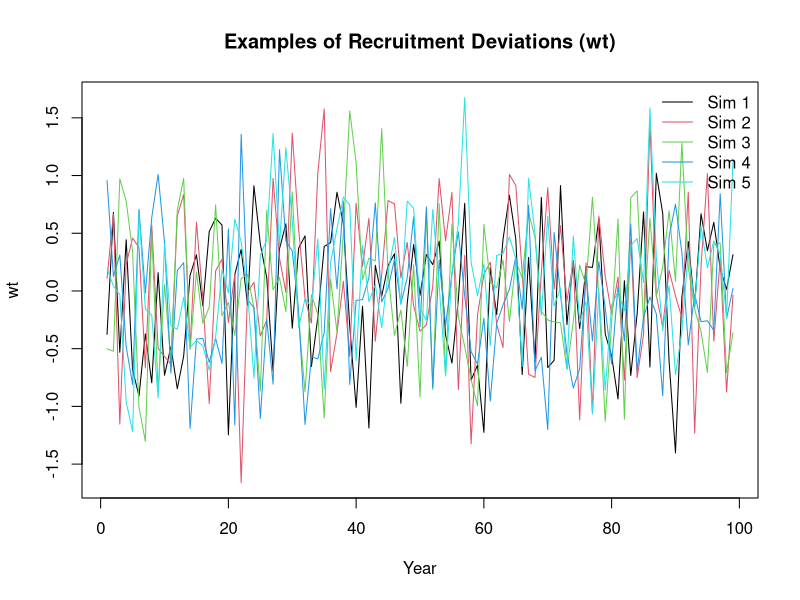
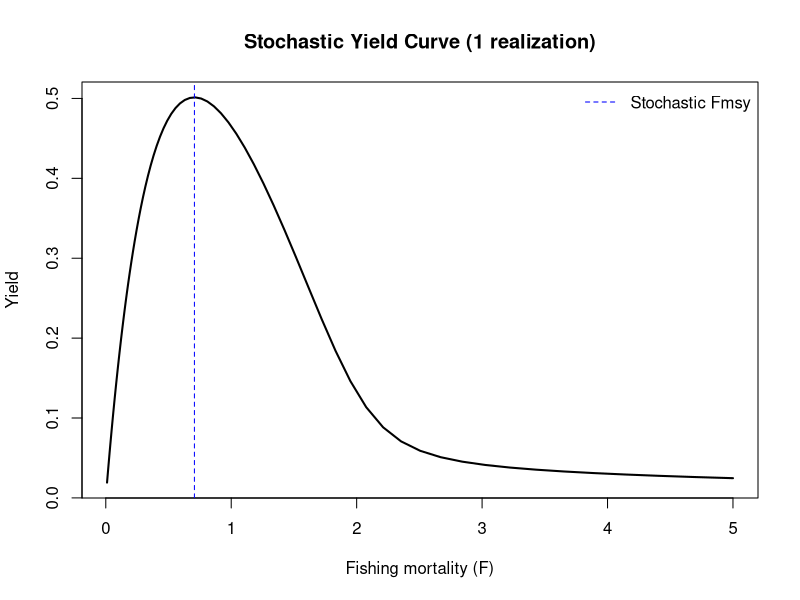
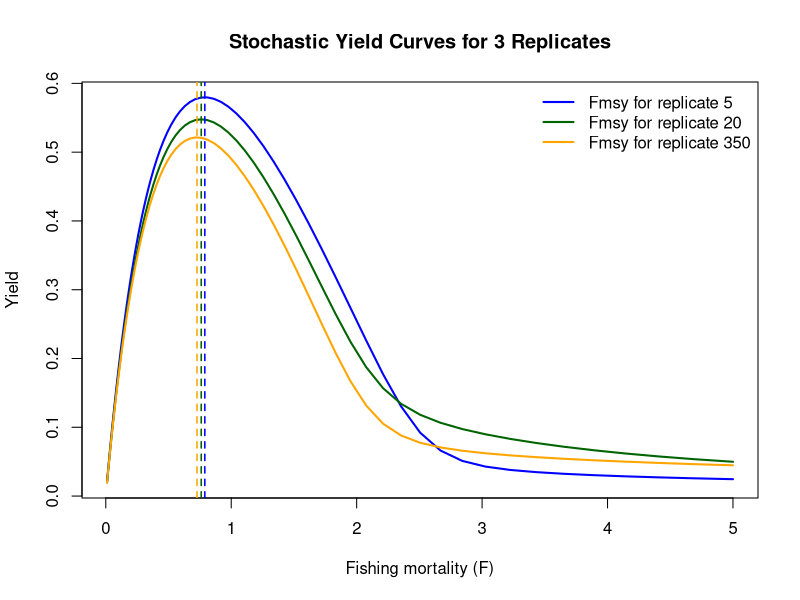
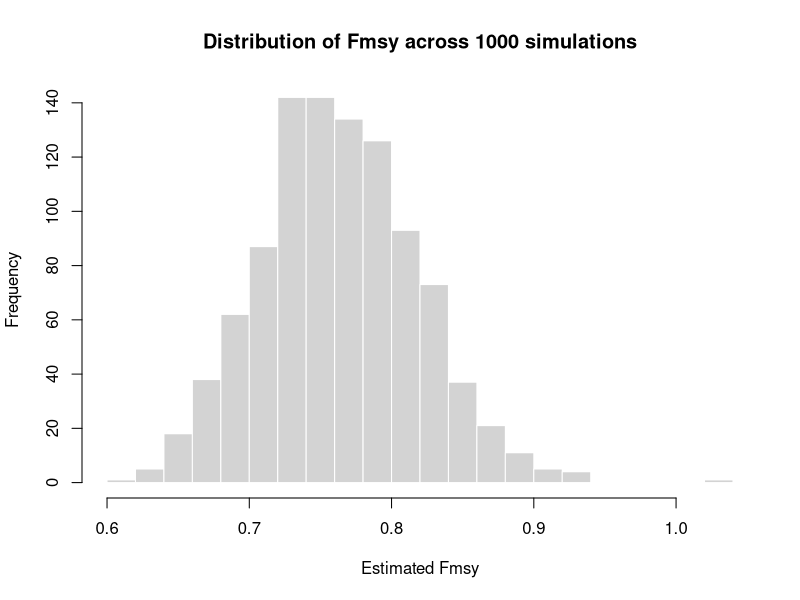
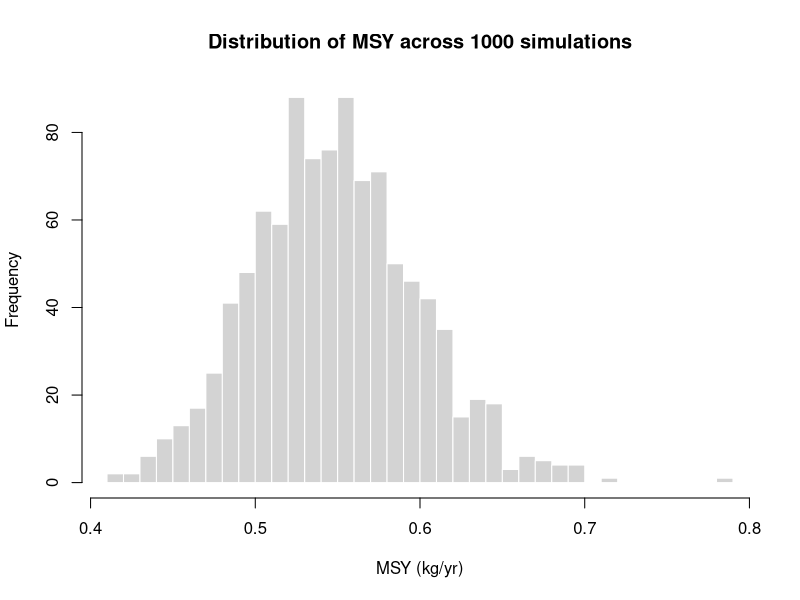

R code for these plots, in order:
# life history inputs
vul <- c(0.05, 0.174, 0.571, 0.899, 1.000, 0.6)
wa <- c(0.05, 0.104, 0.145, 0.186, 0.212, 0.253)
mat <- c(0.05, 0.20, 0.82, 0.99, 1.00, 1.00)
M <- 0.4
n_ages <- length(mat)

# survivorship
lo <- numeric(n_ages)
lo[1] <- 1
for (i in 2:n_ages) lo[i] <- lo[i - 1] * exp(-M)
lo[n_ages] <- lo[n_ages - 1] / (1 - exp(-M))

# recruitment params
Ro <- 10
recK <- 5
sbro <- sum(lo * mat * wa)
ln_alpha <- log(recK / sbro)
br <- (ln_alpha + log(sbro)) / (Ro * sbro)
ninit <- Ro * lo

# simulation settings
n_years <- 100
sdr <- 0.6
n_sim <- 1000

# draw wt sequences
set.seed(1)
wt_mat <- matrix(rnorm((n_years - 1) * n_sim, 0, sdr), nrow = n_sim)
# plot 5 example wt sequences
matplot(t(wt_mat[1:5, ]),
  type = "l", lty = 1,
  main = "Examples of Recruitment Deviations (wt)",
  xlab = "Year", ylab = "wt", col = 1:5
)
legend("topright", legend = paste("Sim", 1:5), col = 1:5, lty = 1, bty = "n")

# function to estimate Fmsy from one wt sequence
get_yield <- function(logF, wt) {
  F <- exp(logF)
  Z <- matrix(F * vul + M, nrow = n_years, ncol = n_ages, byrow = TRUE)
  log_n <- matrix(-Inf, nrow = n_years, ncol = n_ages)
  log_n[1, ] <- log(ninit)
  ssb <- yield <- numeric(n_years)
  ssb[1] <- sum(exp(log_n[1, ]) * mat * wa)
  for (t in 2:n_years) {
    log_n[t, 1] <- ln_alpha + log(ssb[t - 1]) - br * ssb[t - 1] + wt[t - 1]
    for (a in 2:n_ages) {
      log_n[t, a] <- log_n[t - 1, a - 1] - Z[t - 1, a - 1]
    }
    log_n[t, n_ages] <- log(
      exp(log_n[t, n_ages]) +
        exp(log_n[t - 1, n_ages]) * exp(-Z[t - 1, n_ages])
    )
    ssb[t] <- sum(exp(log_n[t, ]) * mat * wa)
    yield[t] <- sum(exp(log_n[t, ]) * wa * F * vul / Z[t, ] * (1 - exp(-Z[t, ])))
  }
  -mean(yield[-1])
}

# run simulation
fmsy_vals <- msy_vals <- numeric(n_sim)
for (i in 1:n_sim) {
  wt <- wt_mat[i, ]
  opt <- optimize(function(logF) get_yield(logF, wt),
    interval = log(c(0.01, 5))
  )
  fmsy_vals[i] <- exp(opt$minimum)
  msy_vals[i] <- -get_yield(opt$minimum, wt) # positive MSY
  if (i %% 50 == 0) cat("Completed", i, "of", n_sim, "\n")
}

# plot the stochastic yield curve for one replicate
wt_example <- wt_mat[1, ]
f_seq <- seq(log(0.01), log(5), length.out = 100)
yields <- sapply(f_seq, get_yield, wt = wt_example)

plot(exp(f_seq), -yields,
  type = "l", lwd = 2,
  xlab = "Fishing mortality (F)", ylab = "Yield",
  main = "Stochastic Yield Curve (1 realization)"
)
abline(v = fmsy_vals[1], col = "blue", lty = 2)
legend("topright",
  legend = c("Stochastic Fmsy"),
  col = c("blue"), lty = 2, bty = "n"
)

# plot the same thing but for 3 replicates to visualize
rep_ids <- c(5, 20, 350)
colors <- c("blue", "darkgreen", "orange")

# sequence of F values to evaluate
f_seq <- seq(log(0.01), log(5), length.out = 100)

# compute yields for each replicate
yield_mat <- sapply(rep_ids, function(i) {
  wt_example <- wt_mat[i, ]
  sapply(f_seq, get_yield, wt = wt_example)
})

# plot all yield curves
matplot(exp(f_seq), -yield_mat,
  type = "l", lty = 1, lwd = 2,
  col = colors, xlab = "Fishing mortality (F)", ylab = "Yield",
  main = "Stochastic Yield Curves for 3 Replicates"
)

# add vertical lines for their estimated Fmsy
for (j in seq_along(rep_ids)) {
  abline(v = fmsy_vals[rep_ids[j]], col = colors[j], lty = 2, lwd = 1.5)
}

legend("topright",
  legend = paste("Fmsy for replicate", rep_ids),
  col = colors, lty = 1, lwd = 2, bty = "n"
)

# plot histogram of Fmsy
hist(fmsy_vals,
  breaks = 20,
  main = "Distribution of Fmsy across 1000 simulations",
  xlab = "Estimated Fmsy", col = "lightgray", border = "white"
)

# summarize the median +/- 90% uncertainty interval of Fmsy
quantile(fmsy_vals, c(0.05, 0.5, 0.95))

hist(msy_vals,
  breaks = 40,
  main = "Distribution of MSY across 1000 simulations",
  xlab = "MSY (kg/yr)", col = "lightgray", border = "white"
)

# summarize the median +/- 90% uncertainty interval of Msy
quantile(msy_vals, c(0.05, 0.5, 0.95))

# Class discussion points
# How could we go about exploring the tradeoff between yield and risk
# in this framework? Could we do it in the equilibrium framework?

# Thinkng about recruitment dynamics
# we have done the simplest thing here in terms of wt. What else could be done
# to make the simulation more realistic? How do you think this may change answers?

# Other things that could go wrong, and what might you do to address them?

# Could you adapt this to work with steepness instead of recK?

# Compare the answers you get here with the equilibrium values. What do you notice 
# or see? 
